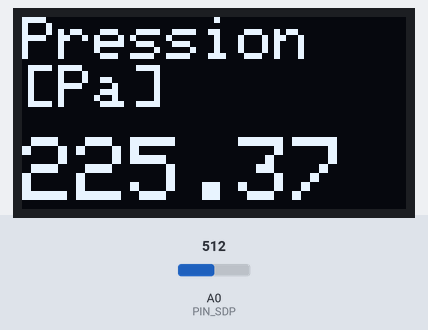
Recording of a sketch running on a simulated Arduino Uno, built with avr-gcc and run on an emulated ATmega328P. Parts: 128×64 one-colour display. The test bench sets the inputs (shaded band); at power-on: A0 (PIN_SDP) = 512. What the sketch prints to the serial monitor is not drawn.

Above: at 1.8 s.
1.9 s: A0 (PIN_SDP) set to 716
At 3.2 s:
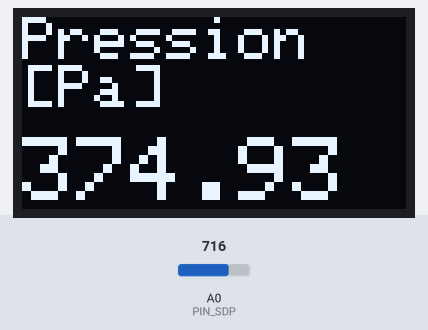
3.5 s: A0 (PIN_SDP) set to 900
At 5.2 s:
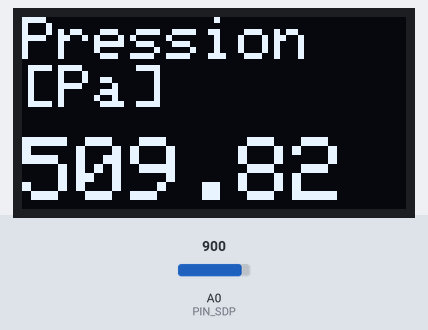
5.5 s: A0 (PIN_SDP) set to 1023
At 7.2 s:
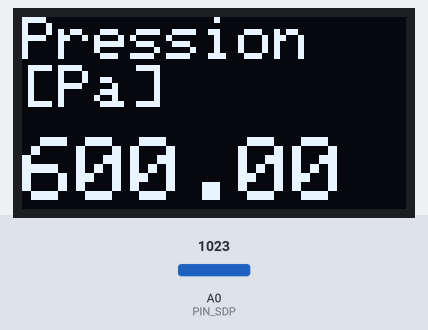
Timing chart, 0 to 8.7 s (numbered marks = the images above; inputs shaded):
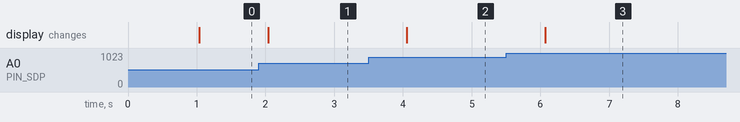

The sketch:

SDP815_OLED_328.ino
```cpp
//Code co-conçu avec Copilot IA et modification et correction majeur

#include <Adafruit_GFX.h>
#include <Adafruit_SSD1306.h>

//Définition de la taille d'écran OLED
#define SCREEN_WIDTH 128
#define SCREEN_HEIGHT 64

#include "computeDP.h"

Adafruit_SSD1306 display(SCREEN_WIDTH, SCREEN_HEIGHT, &Wire, -1);

// =========================
// Adjustable update interval
// =========================
unsigned long INTERVAL_UPDATE = 1000;   // milliseconds

unsigned long tic = 0;
const int PIN_SDP = A0;
float P;

void setup() {
  Wire.begin();
  randomSeed(analogRead(A0));
  display.begin(SSD1306_SWITCHCAPVCC, 0x3C);
  display.clearDisplay();
  Serial.begin(9600);
}

void loop() {
  unsigned long toc = millis() - tic;

  if (toc > INTERVAL_UPDATE) {
    Impression_pression();
  }
  Serial.println(P);
}


void Impression_pression() {
  tic = millis();                     // reset tic

  //int valeur = random(0, 126);        // 0 to 125
  P=LecturePression();
  display.clearDisplay();
  display.setTextSize(2);
  display.setTextColor(SSD1306_WHITE);

  display.setCursor(0, 0);
  display.println("Pression");
  display.println("[Pa]");

  display.setTextSize(3);
  display.setCursor(0, 40);
  //display.println(valeur);
  display.println(P);
  display.display();
}


float LecturePression() {
  int N = analogRead(PIN_SDP);                 // 0..1023
  //Mode Linéaire
  float dp = 750.0f * (float)N / 1023.0f - 150.0f;
  // Mode carré
  //float dp=computeDP(N);
  return dp;                                   // Pascals                         // Pascals
}
```

computeDP.cpp
```cpp
#include "computeDP.h"

float computeDP(int N) {
    float x = (float)N / 1023.0f;   // AOut / VDD
    float s = (x > 0.5f) ? 1.0f : -1.0f;
    float term = (x / 0.4f) - 1.25f;
    return s * (term * term) * 525.0f;
}
```

computeDP.h
```cpp
#pragma once

float computeDP(int N);
```

Measured:
- after the input at 1.9 s, the display: changes after 0.14 s (image 1)
- after the input at 3.5 s, the display: changes after 0.56 s (image 2)
- after the input at 5.5 s, the display: changes after 0.57 s (image 3)
